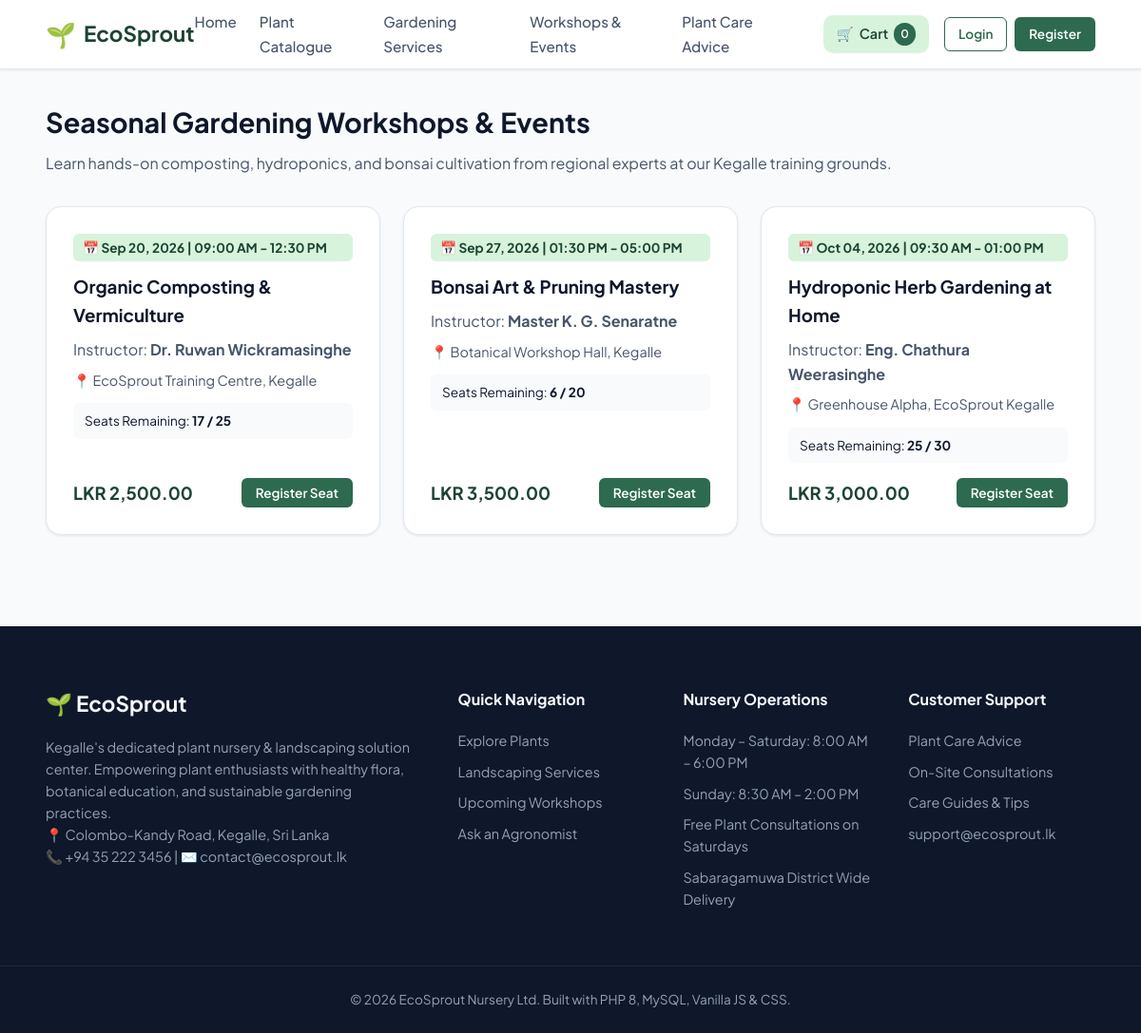
/pages/workshops.php, run on the app's committed database.
### tables this page shows
CREATE TABLE workshops (
    id INT AUTO_INCREMENT PRIMARY KEY,
    title VARCHAR(180) NOT NULL,
    instructor VARCHAR(100) NOT NULL,
    schedule_date DATE NOT NULL,
    schedule_time VARCHAR(50) NOT NULL,
    location VARCHAR(150) DEFAULT 'EcoSprout Training Centre, Kegalle',
    fee DECIMAL(10,2) NOT NULL DEFAULT 0.00,
    capacity INT NOT NULL DEFAULT 25,
    seats_booked INT NOT NULL DEFAULT 0,
    status ENUM('upcoming', 'completed', 'cancelled') DEFAULT 'upcoming',
    created_at TIMESTAMP DEFAULT CURRENT_TIMESTAMP,
    INDEX idx_workshop_date (schedule_date),
    INDEX idx_workshop_status (status)
);

### pages/workshops.php (the view, shortened to what this page needs)
<?php
require_once __DIR__ . '/../includes/header.php';
$pdo = Database::getConnection();
$workshops = $pdo->query("SELECT * FROM workshops ORDER BY schedule_date ASC")->fetchAll();
?>
<div class="container" style="padding-top: 2rem;">
    <h1 class="section-title">Seasonal Gardening Workshops & Events</h1>
    <p class="section-subtitle">Learn hands-on composting, hydroponics, and bonsai cultivation from regional experts at our Kegalle training grounds.</p>
    <div class="workshop-grid" style="margin-bottom: 3rem;">
        <?php foreach ($workshops as $ws):
            $availableSeats = $ws['capacity'] - $ws['seats_booked'];
        ?>
            <div class="workshop-card">
                <span class="workshop-date">📅 <?= date('M d, Y', strtotime($ws['schedule_date'])) ?> | <?= htmlspecialchars($ws['schedule_time']) ?></span>
                <h3 style="margin-bottom: 8px;"><?= htmlspecialchars($ws['title']) ?></h3>
                <p style="color: var(--text-muted); margin-bottom: 8px;">Instructor: <strong><?= htmlspecialchars($ws['instructor']) ?></strong></p>
                <p style="font-size: 0.9rem; color: var(--text-muted); margin-bottom: 12px;">📍 <?= htmlspecialchars($ws['location']) ?></p>
                <div style="background: var(--bg-light); padding: 8px 12px; border-radius: var(--radius-sm); margin-bottom: 16px; font-size: 0.85rem;">
                    Seats Remaining: <strong><?= max(0, $availableSeats) ?> / <?= $ws['capacity'] ?></strong>
                </div>
                <div style="margin-top: auto; display: flex; justify-content: space-between; align-items: center;">
                    <span style="font-weight: 700; font-size: 1.15rem; color: var(--primary-dark);"><?= APP_CURRENCY ?> <?= number_format($ws['fee'], 2) ?></span>
                    <?php if ($availableSeats > 0): ?>
                        <button class="btn btn-primary-sm" onclick="initiateWorkshopBooking(<?= $ws['id'] ?>, '<?= addslashes(htmlspecialchars($ws['title'])) ?>', <?= $ws['fee'] ?>)">Register Seat</button>
                    <?php else: ?>
                        <span class="role-pill" style="background: #fee2e2; color: var(--danger);">Sold Out</span>
                    <?php endif; ?>
                </div>
            </div>
        <?php endforeach; ?>
    </div>
</div>
<?php require_once __DIR__ . '/../includes/footer.php'; ?>

### assets/css/style.css (style rules this page uses)
:root { --primary: #2d6a4f; --primary-dark: #1b4332; --primary-light: #52b788; --primary-subtle: #d8f3dc; --accent: #b7e4c7; --accent-orange: #d97706; --text-dark: #0f172a; --text-muted: #475569; --bg-light: #f8fafc; --surface-white: #ffffff; --border-color: #e2e8f0; --danger: #dc2626; --success: #16a34a; --warning: #f59e0b; --radius-sm: 6px; --radius-md: 10px; --radius-lg: 16px; --shadow-sm: 0 1px 3px rgba(0,0,0,0.08); --shadow-md: 0 4px 12px rgba(0,0,0,0.06); --shadow-lg: 0 10px 25px rgba(0,0,0,0.1); --font-main: 'Plus Jakarta Sans', system-ui, -apple-system, sans-serif; }
* { box-sizing: border-box; margin: 0; padding: 0; }
body { font-family: var(--font-main); background-color: var(--bg-light); color: var(--text-dark); line-height: 1.6; display: flex; flex-direction: column; min-height: 100vh; }
.container { width: 92%; max-width: 1200px; margin: 0 auto; }
.btn { display: inline-flex; align-items: center; justify-content: center; padding: 10px 20px; font-size: 0.95rem; font-weight: 600; border-radius: var(--radius-md); border: 1px solid transparent; cursor: pointer; font-family: inherit; transition: all 0.2s ease; }
.btn-primary-sm { padding: 6px 14px; font-size: 0.85rem; background: var(--primary); color: white; border-radius: var(--radius-sm); }
.section-title { font-size: 1.8rem; font-weight: 700; color: var(--text-dark); margin-bottom: 0.5rem; }
.section-subtitle { color: var(--text-muted); margin-bottom: 2rem; font-size: 1rem; }
.workshop-grid { display: grid; grid-template-columns: repeat(auto-fit, minmax(320px, 1fr)); gap: 1.5rem; }
.workshop-card { background: var(--surface-white); border: 1px solid var(--border-color); border-radius: var(--radius-lg); padding: 1.75rem; box-shadow: var(--shadow-sm); display: flex; flex-direction: column; }
.workshop-date { display: inline-block; background: var(--primary-subtle); color: var(--primary-dark); font-weight: 700; font-size: 0.85rem; padding: 4px 10px; border-radius: var(--radius-sm); margin-bottom: 12px; }

### data on the page
workshops: schedule_date "Sep 20, 2026", schedule_time "09:00 AM - 12:30 PM", title "Organic Composting & Vermiculture", instructor "Dr. Ruwan Wickramasinghe", location "EcoSprout Training Centre, Kegalle", max(0, $availableSeats) "17", capacity "25", fee "2,500.00"
workshops: schedule_date "Sep 27, 2026", schedule_time "01:30 PM - 05:00 PM", title "Bonsai Art & Pruning Mastery", instructor "Master K. G. Senaratne", location "Botanical Workshop Hall, Kegalle", max(0, $availableSeats) "6", capacity "20", fee "3,500.00"
workshops: schedule_date "Oct 04, 2026", schedule_time "09:30 AM - 01:00 PM", title "Hydroponic Herb Gardening at Home", instructor "Eng. Chathura Weerasinghe", location "Greenhouse Alpha, EcoSprout Kegalle", max(0, $availableSeats) "25", capacity "30", fee "3,000.00"

### other printed values
$cartCount "0"
APP_LOCATION "Colombo-Kandy Road, Kegalle, Sri Lanka"
